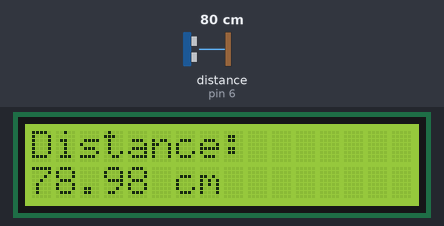
The sketch below on a simulated Arduino Uno, built with avr-gcc and run on an emulated ATmega328P. Shown: 16×2 character LCD. Wiring (inferred from the names in the program): ultrasonic range finder: trigger pin 7; echo pin 6. The test bench sets the inputs (shaded band); at power-on: distance to the obstacle (sensor on pin 6) 80 cm. The echo pulse lasts 58.3 µs per cm.

Above: at 3.2 s.
3.3 s: distance to the obstacle (sensor on pin 6) set to 18 cm
At 4.9 s:
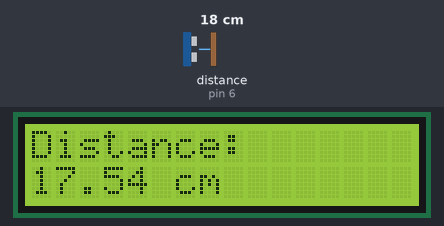
5.7 s: distance to the obstacle (sensor on pin 6) set to 60 cm
At 6.1 s:
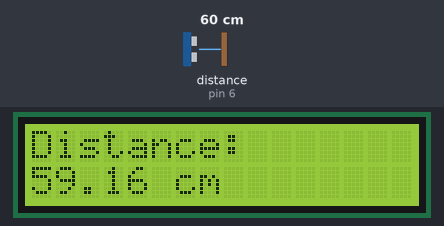
7.2 s: distance to the obstacle (sensor on pin 6) set to 2 cm
At 8.6 s:
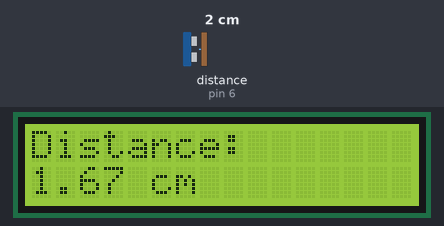
Timing chart, 0 to 10.2 s (numbered marks = the images above; inputs shaded):
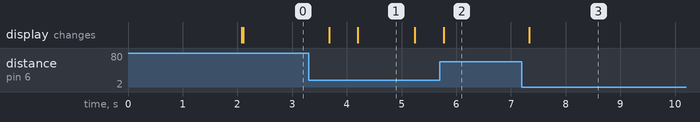

The sketch:

Code.ino
```cpp
#include <LiquidCrystal_I2C.h>

// LCD I2C address (usually 0x27 or 0x3F)
LiquidCrystal_I2C lcd(0x27, 16, 2);

const int trigPin = 7;
const int echoPin = 6;

long duration;
float distance;

void setup() {
  pinMode(trigPin, OUTPUT);
  pinMode(echoPin, INPUT);

  lcd.init();
  lcd.backlight();

  lcd.setCursor(0, 0);
  lcd.print("Distance Meter");
  delay(2000);
  lcd.clear();
}

void loop() {
  // Clear any buffer signal
  digitalWrite(trigPin, LOW);
  delayMicroseconds(2);

  // Send pulse
  digitalWrite(trigPin, HIGH);
  delayMicroseconds(10);
  digitalWrite(trigPin, LOW);

  // Read echo
  duration = pulseIn(echoPin, HIGH); // in us

  distance = duration * 0.0340 / 2; // in cm (340m/s to 0.0340cm/us)

  // Display on LCD
  lcd.setCursor(0, 0);
  lcd.print("Distance:");

  lcd.setCursor(0, 1);
  lcd.print(distance);
  lcd.print(" cm   "); // extra spaces to clear old data

  delay(500);
}
```

Measured:
- after the input at 3.3 s, the display: first changes after 0.38 s (image 1 shows a later state)
- after the input at 5.7 s, the display: changes after 0.07 s (image 2)
- after the input at 7.2 s, the display: changes after 0.14 s (image 3)
- what the display in image 1 shows lasts 1.0 s, from 4.2 s to 5.2 s
